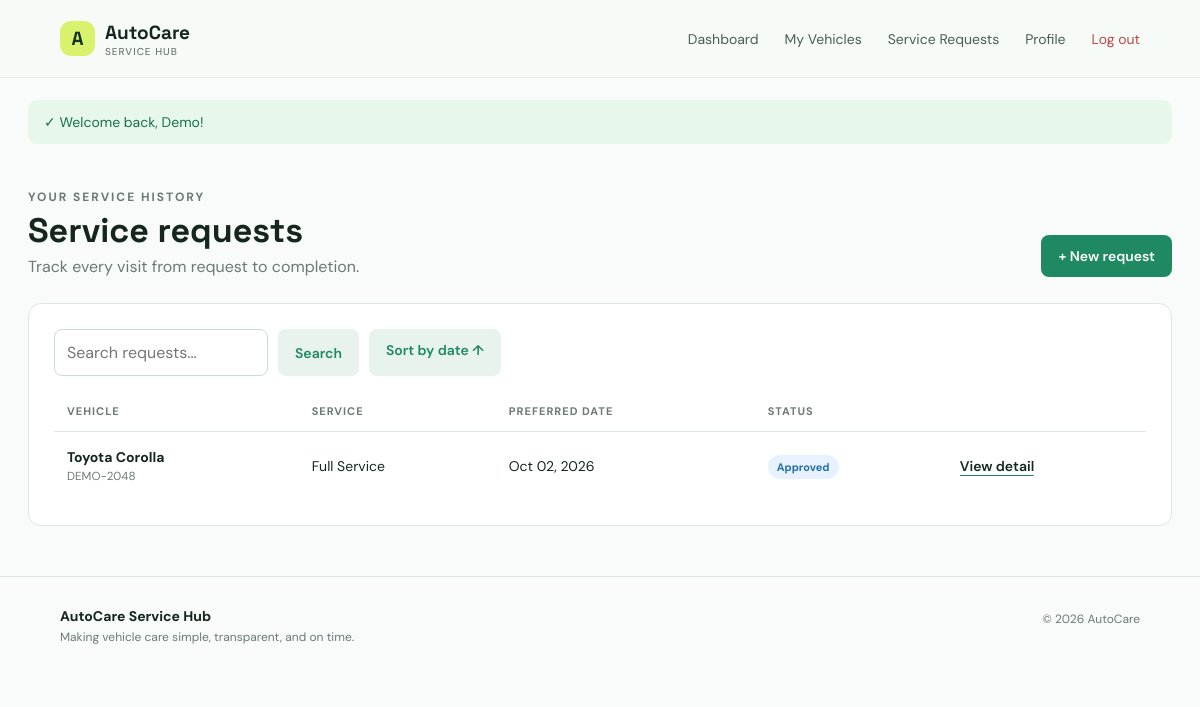
/services.php (signed in), run on the app's committed database.
### tables this page shows
CREATE TABLE service_requests (
  id INT AUTO_INCREMENT PRIMARY KEY,
  user_id INT NOT NULL,
  vehicle_id INT NOT NULL,
  service_type VARCHAR(100) NOT NULL,
  preferred_date DATE NOT NULL,
  notes TEXT DEFAULT NULL,
  status ENUM('Pending','Approved','In Progress','Completed','Cancelled') NOT NULL DEFAULT 'Pending',
  admin_notes TEXT DEFAULT NULL,
  created_at TIMESTAMP DEFAULT CURRENT_TIMESTAMP,
  updated_at TIMESTAMP DEFAULT CURRENT_TIMESTAMP ON UPDATE CURRENT_TIMESTAMP,
  FOREIGN KEY (user_id) REFERENCES users(id) ON DELETE CASCADE,
  FOREIGN KEY (vehicle_id) REFERENCES vehicles(id) ON DELETE CASCADE
);

CREATE TABLE vehicles (
  id INT AUTO_INCREMENT PRIMARY KEY,
  user_id INT NOT NULL,
  make VARCHAR(60) NOT NULL,
  model VARCHAR(60) NOT NULL,
  year SMALLINT NOT NULL,
  registration_no VARCHAR(30) NOT NULL UNIQUE,
  color VARCHAR(30) DEFAULT NULL,
  created_at TIMESTAMP DEFAULT CURRENT_TIMESTAMP,
  FOREIGN KEY (user_id) REFERENCES users(id) ON DELETE CASCADE
);

### functions.php (called while the page is built, shortened)
<?php
function e($value)
{
    return htmlspecialchars((string)$value, ENT_QUOTES, 'UTF-8');
}
function status_class($status)
{
    return strtolower(str_replace(' ', '-', $status));
}

### services.php (the view, shortened to what this page needs)
<?php
require_once 'functions.php';
$uid = current_user()['id'];
$q = trim($_GET['q'] ?? '');
$allowedSort = ['preferred_date', 'status', 'service_type'];
$sort = in_array($_GET['sort'] ?? '', $allowedSort, true)
    ? $_GET['sort']
    : 'created_at';
$dir = ($_GET['dir'] ?? '') === 'asc' ? 'ASC' : 'DESC';
$sql = "
    SELECT s.*, v.make, v.model, v.registration_no
    FROM service_requests s
    LEFT JOIN vehicles v ON v.id = s.vehicle_id
    WHERE s.user_id = ?
";
$params = [$uid];
$sql .= " ORDER BY s.$sort $dir";
$st = $pdo->prepare($sql);
$st->execute($params);
$rows = $st->fetchAll();
include 'partials/header.php';
?>
<div class="page-head">
    <div>
        <p class="eyebrow">Your service history</p>
        <h1>Service requests</h1>
        <p>Track every visit from request to completion.</p>
    </div>
    <a class="btn primary" href="service_form.php">+ New request</a>
</div>
<div class="panel">
    <div class="search-bar">
        <form style="display:flex;gap:10px">
            <input name="q" placeholder="Search requests..." value="<?= e($q) ?>">
            <button class="btn secondary">Search</button>
        </form>
        <a class="btn secondary" href="services.php?sort=preferred_date&dir=asc">
            Sort by date ↑
        </a>
    </div>
    <div class="table-wrap">
        <table class="data-table">
            <thead>
                <tr>
                    <th>Vehicle</th>
                    <th>Service</th>
                    <th>Preferred date</th>
                    <th>Status</th>
                    <th></th>
                </tr>
            </thead>
            <tbody>
                <?php foreach ($rows as $r): ?>
                    <tr>
                        <td>
                            <b>
                                <?= e(trim(($r['make'] ?? '') . ' ' . ($r['model'] ?? '')) ?: 'Vehicle not found') ?>
                            </b>
                            <br>
                            <small class="muted">
                                <?= e($r['registration_no'] ?? 'No registration number') ?>
                            </small>
                        </td>
                        <td><?= e($r['service_type']) ?></td>
                        <td>
                            <?= date('M d, Y', strtotime($r['preferred_date'])) ?>
                        </td>
                        <td>
                            <span class="status <?= status_class($r['status']) ?>">
                                <?= e($r['status']) ?>
                            </span>
                        </td>
                        <td>
                            <a class="text-link" href="service_view.php?id=<?= (int)$r['id'] ?>">
                                View detail
                            </a>
                        </td>
                    </tr>
                <?php endforeach; ?>
            </tbody>
        </table>
    </div>
</div>
<?php include 'partials/footer.php'; ?>

### assets/style.css (style rules this page uses)
:root { --ink: #15261f; --muted: #6c7a74; --line: #dde7e1; --paper: #f8fbf9; --white: #fff; --green: #1f8a61; --lime: #d9f26c; --dark: #163128; --red: #b84949; --amber: #a66e18 }
* { box-sizing: border-box }
body { margin: 0; background: var(--paper); color: var(--ink); font-family: 'DM Sans', sans-serif }
h1, h2, h3 { font-family: 'Space Grotesk', sans-serif; margin-top: 0 }
a { color: inherit; text-decoration: none }
.nav-cta, .btn { background: var(--dark); color: #fff; padding: 11px 18px; border-radius: 8px; font-weight: 600 }
.eyebrow { font-size: 12px; text-transform: uppercase; letter-spacing: 2px; color: var(--green); font-weight: 700 }
.primary { background: var(--green); padding: 14px 20px }
.text-link { font-weight: 600; font-size: 14px; border-bottom: 1px solid var(--green) }
.page-head { display: flex; justify-content: space-between; align-items: end; margin: 45px 0 26px }
.page-head h1 { font-size: 34px; margin: 4px 0 }
.page-head p { color: var(--muted); margin: 0 }
.btn { display: inline-block; border: 0; cursor: pointer; font: 600 14px 'DM Sans'; padding: 12px 17px }
.btn.secondary { background: #e7f3ec; color: var(--green) }
.panel { background: #fff; border: 1px solid var(--line); border-radius: 13px; padding: 25px; margin: 25px 0 }
.table-wrap { overflow: auto }
.data-table { width: 100%; border-collapse: collapse; font-size: 14px }
.data-table th { text-align: left; color: var(--muted); font-size: 11px; text-transform: uppercase; letter-spacing: 1px; padding: 13px; border-bottom: 1px solid var(--line) }
.data-table td { padding: 16px 13px; border-bottom: 1px solid #edf2ef }
.data-table tr:last-child td { border-bottom: 0 }
.status { padding: 5px 9px; border-radius: 20px; font-size: 11px; font-weight: 700; white-space: nowrap }
.approved { background: #e8f2ff; color: #2770a7 }
.field input, .field select, .field textarea, .search-bar input { width: 100%; border: 1px solid #cedbd3; border-radius: 8px; padding: 12px; font: inherit; background: #fff; color: var(--ink) }
.search-bar { display: flex; gap: 10px; margin-bottom: 15px }
.search-bar input { max-width: 320px }
.muted { color: var(--muted) }

### data on the page
service_requests: vehicle.model "Toyota Corolla", vehicle.registration_no "DEMO-2048", service_type "Full Service", preferred_date "Oct 02, 2026", status "Approved"

### other printed values
$success "Welcome back, Demo!"
